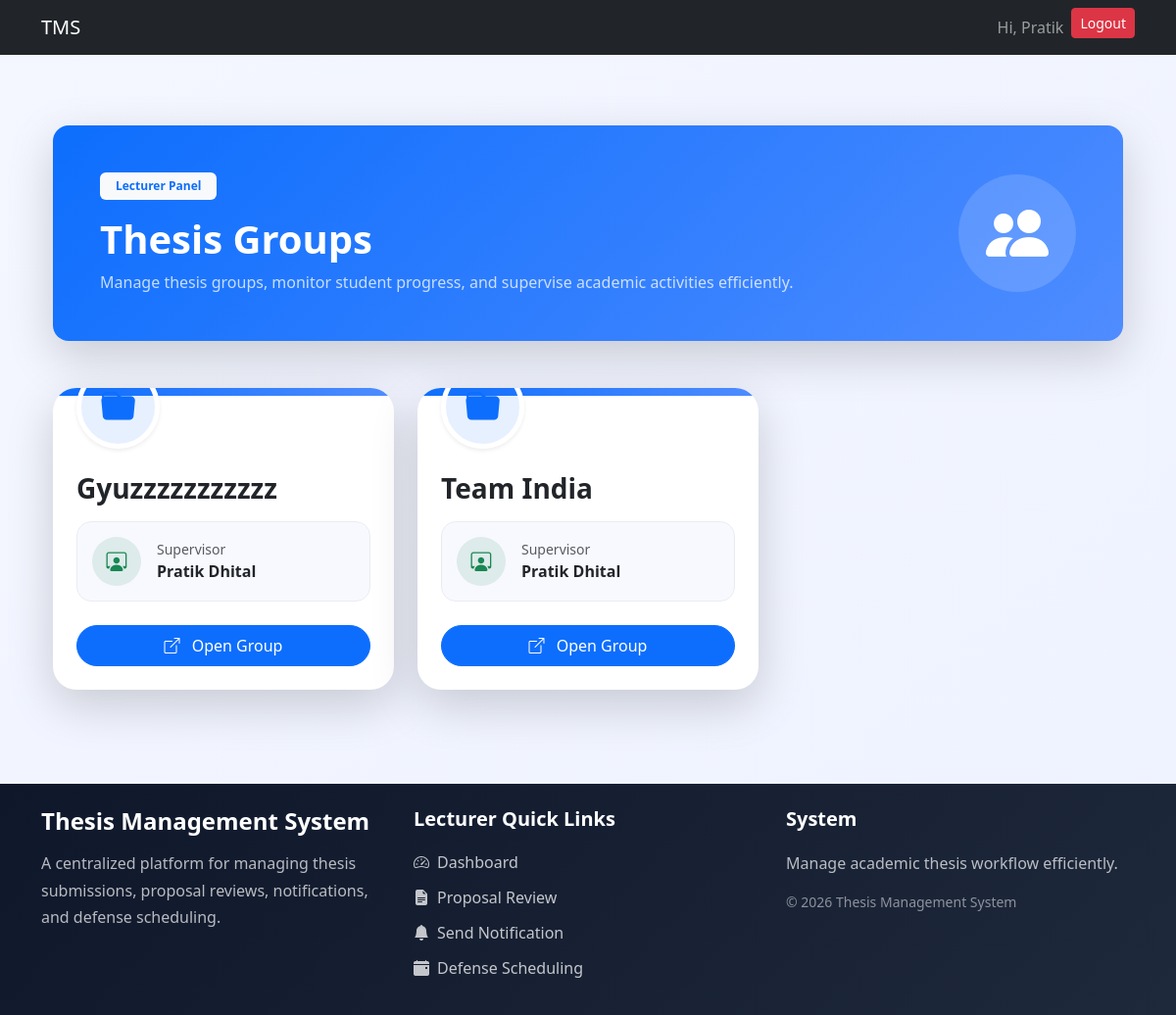
Page /thesis/lecturer/groups/ (signed in) on the earlier database version.
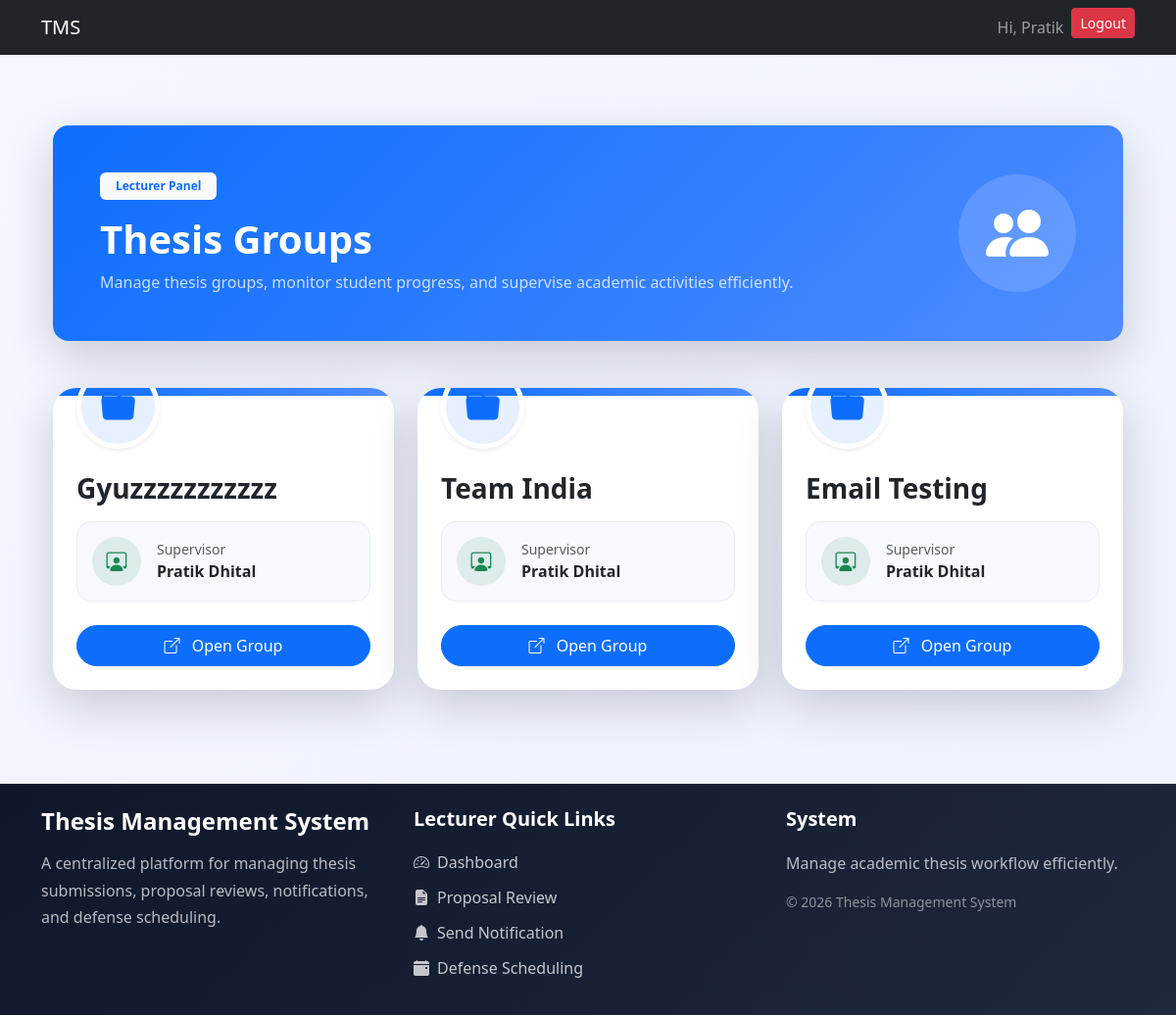
Same page on the later database version.
### thesis/models.py (models this page shows, shortened)
class ThesisGroup(models.Model):
    name = models.CharField(max_length=100)
    supervisor = models.ForeignKey(Lecturer,on_delete=models.CASCADE,limit_choices_to={'is_supervisor': True})
    created_at = models.DateTimeField(auto_now_add=True)

### users/models.py (models this page shows, shortened)
class Lecturer(models.Model):
    user = models.OneToOneField(User, on_delete=models.CASCADE)
    full_name = models.CharField(max_length=150)
    designation = models.CharField(max_length=100, null=True, blank=True)
    faculty = models.ForeignKey(Faculty, on_delete=models.CASCADE, null=True, blank=True)
    department = models.ForeignKey(Department, on_delete=models.CASCADE, null=True, blank=True)
    is_supervisor = models.BooleanField(default=False)

### users/decorators.py (the view)
    def wrapper(request, *args, **kwargs):
        if request.user.role != 'lecturer':
            return redirect('login')
        return view_func(request, *args, **kwargs)

### thesis/views.py (called while the page is built)
@login_required
@lecturer_required
def lecturer_groups(request):
    lecturer = Lecturer.objects.get(
        user=request.user
    )
    groups = ThesisGroup.objects.filter(
        supervisor=lecturer
    )
    context = {
        'groups': groups
    }
    return render(
        request,
        'thesis/lecturer_groups.html',
        context
    )

### thesis/templates/thesis/lecturer_groups.html (shortened to what this page needs)
{% extends "base.html" %}
{% block start %}
<div class="container py-5">
    <div class="groups-header shadow-lg rounded-4 p-5 mb-5 text-white">
        <div class="d-flex flex-column flex-md-row justify-content-between align-items-center">
            <div>
                <span class="badge bg-light text-primary px-3 py-2 mb-3">
                    Lecturer Panel
                </span>
                <h1 class="fw-bold mb-2">
                    Thesis Groups
                </h1>
                <p class="opacity-75 mb-0">
                    Manage thesis groups, monitor student progress,
                    and supervise academic activities efficiently.
                </p>
            </div>
            <div class="mt-4 mt-md-0">
                <div class="header-icon">
                    <i class="bi bi-people-fill"></i>
                </div>
            </div>
        </div>
    </div>
    <div class="row g-4">
        {% for group in groups %}
        <div class="col-lg-4 col-md-6">
            <div class="card group-card border-0 shadow-lg h-100">
                <div class="card-top"></div>
                <div class="card-body p-4">
                    <div class="group-icon shadow-sm">
                        <i class="bi bi-folder-fill"></i>
                    </div>
                    <h3 class="fw-bold mt-4 mb-3">
                        {{ group.name }}
                    </h3>
                    <div class="supervisor-box mb-4">
                        <div class="d-flex align-items-center">
                            <div class="supervisor-icon me-3">
                                <i class="bi bi-person-workspace"></i>
                            </div>
                            <div>
                                <small class="text-muted d-block">
                                    Supervisor
                                </small>
                                <span class="fw-semibold">
                                    {{ group.supervisor.full_name }}
                                </span>
                            </div>
                        </div>
                    </div>
                    <div class="d-grid">
                        <a href="{% url 'lecturer_group_detail' group.id %}"
                           class="btn btn-primary rounded-pill py-2">
                            <i class="bi bi-box-arrow-up-right me-2"></i>
                            Open Group
                        </a>
                    </div>
                </div>
            </div>
        </div>
        {% endfor %}
    </div>
</div>
<link rel="stylesheet"
href="https://cdn.jsdelivr.net/npm/bootstrap-icons@1.11.3/font/bootstrap-icons.min.css">
{% endblock %}

Differences in the rows shown:
added ThesisGroup: name "Email Testing", supervisor.full_name "Pratik Dhital"
